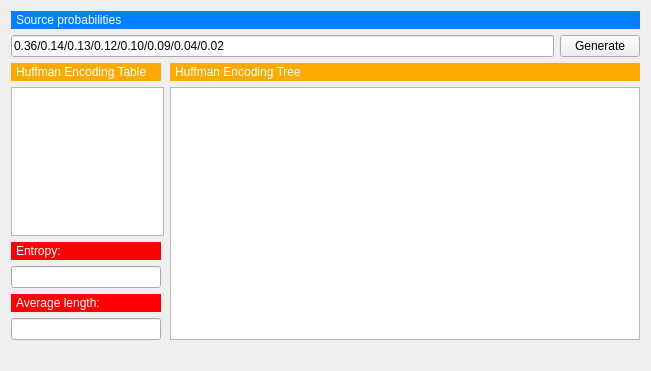
<?xml version="1.0" encoding="UTF-8"?>
<ui version="4.0">
 <class>MainWindow</class>
 <widget class="QMainWindow" name="MainWindow">
  <property name="geometry">
   <rect>
    <x>0</x>
    <y>0</y>
    <width>651</width>
    <height>371</height>
   </rect>
  </property>
  <property name="windowTitle">
   <string>Huffman Encoding</string>
  </property>
  <property name="windowIcon">
   <iconset resource="resources.qrc">
    <normaloff>:/resources/appicon.png</normaloff>:/resources/appicon.png</iconset>
  </property>
  <widget class="QWidget" name="centralWidget">
   <layout class="QVBoxLayout" name="verticalLayout_5">
    <item>
     <layout class="QVBoxLayout" name="verticalLayout_3">
      <item>
       <widget class="QLabel" name="label_6">
        <property name="styleSheet">
         <string notr="true">font: 11pt &quot;Arial&quot;;
color: rgb(255, 255, 255);
background-color: rgb(0, 128, 255);
border-style: solid; 
border-color:rgb(0,128,255);
border-width: 2px;</string>
        </property>
        <property name="text">
         <string>Source probabilities</string>
        </property>
       </widget>
      </item>
      <item>
       <layout class="QHBoxLayout" name="horizontalLayout">
        <item>
         <widget class="QLineEdit" name="lineEdit">
          <property name="styleSheet">
           <string notr="true">font: 10pt &quot;Trebuchet MS&quot;;</string>
          </property>
          <property name="text">
           <string>0.36/0.14/0.13/0.12/0.10/0.09/0.04/0.02</string>
          </property>
         </widget>
        </item>
        <item>
         <widget class="QPushButton" name="pushButton_generate">
          <property name="styleSheet">
           <string notr="true">font: 10pt &quot;Arial&quot;;</string>
          </property>
          <property name="text">
           <string>Generate</string>
          </property>
         </widget>
        </item>
       </layout>
      </item>
     </layout>
    </item>
    <item>
     <layout class="QHBoxLayout" name="horizontalLayout_2">
      <item>
       <layout class="QVBoxLayout" name="verticalLayout_2">
        <item>
         <widget class="QLabel" name="label_2">
          <property name="maximumSize">
           <size>
            <width>150</width>
            <height>16777215</height>
           </size>
          </property>
          <property name="styleSheet">
           <string notr="true">font: 10pt &quot;Arial&quot;;
color: rgb(255, 255, 255);
background-color: rgb(255, 170, 0);
border-style: solid; 
border-color:  rgb(255, 170, 0);
border-width: 2px;</string>
          </property>
          <property name="text">
           <string>Huffman Encoding Table</string>
          </property>
         </widget>
        </item>
        <item>
         <widget class="QTableView" name="tableView">
          <property name="enabled">
           <bool>true</bool>
          </property>
          <property name="minimumSize">
           <size>
            <width>100</width>
            <height>0</height>
           </size>
          </property>
          <property name="maximumSize">
           <size>
            <width>153</width>
            <height>16777215</height>
           </size>
          </property>
          <attribute name="horizontalHeaderDefaultSectionSize">
           <number>75</number>
          </attribute>
          <attribute name="verticalHeaderVisible">
           <bool>false</bool>
          </attribute>
         </widget>
        </item>
        <item>
         <widget class="QLabel" name="label_3">
          <property name="maximumSize">
           <size>
            <width>150</width>
            <height>16777215</height>
           </size>
          </property>
          <property name="styleSheet">
           <string notr="true">font: 10pt &quot;Arial&quot;;
color: rgb(255, 255, 255);
background-color: rgb(255,0,0);
border-style: solid; 
border-color:rgb(255,0, 0);
border-width: 2px;</string>
          </property>
          <property name="text">
           <string>Entropy:</string>
          </property>
         </widget>
        </item>
        <item>
         <widget class="QLineEdit" name="lineEdit_entropy">
          <property name="maximumSize">
           <size>
            <width>150</width>
            <height>16777215</height>
           </size>
          </property>
          <property name="styleSheet">
           <string notr="true">font: 10pt &quot;Arial&quot;;</string>
          </property>
         </widget>
        </item>
        <item>
         <widget class="QLabel" name="label_4">
          <property name="maximumSize">
           <size>
            <width>150</width>
            <height>16777215</height>
           </size>
          </property>
          <property name="styleSheet">
           <string notr="true">font: 10pt &quot;Arial&quot;;
color: rgb(255, 255, 255);
background-color: rgb(255,0,0);
border-style: solid; 
border-color:rgb(255,0, 0);
border-width: 2px;</string>
          </property>
          <property name="text">
           <string>Average length:</string>
          </property>
         </widget>
        </item>
        <item>
         <widget class="QLineEdit" name="lineEdit_averagelength">
          <property name="maximumSize">
           <size>
            <width>150</width>
            <height>16777215</height>
           </size>
          </property>
          <property name="styleSheet">
           <string notr="true">font: 10pt &quot;Arial&quot;;</string>
          </property>
         </widget>
        </item>
        <item>
         <widget class="QLabel" name="label_5">
          <property name="text">
           <string/>
          </property>
         </widget>
        </item>
       </layout>
      </item>
      <item>
       <layout class="QVBoxLayout" name="verticalLayout">
        <item>
         <widget class="QLabel" name="label">
          <property name="styleSheet">
           <string notr="true">font: 10pt &quot;Arial&quot;;
color: rgb(255, 255, 255);
background-color: rgb(255, 170, 0);
border-style: solid; 
border-color:  rgb(255, 170, 0);
border-width: 2px;</string>
          </property>
          <property name="text">
           <string>Huffman Encoding Tree</string>
          </property>
         </widget>
        </item>
        <item>
         <widget class="QGraphicsView" name="graphicsView"/>
        </item>
        <item>
         <spacer name="horizontalSpacer">
          <property name="orientation">
           <enum>Qt::Horizontal</enum>
          </property>
          <property name="sizeHint" stdset="0">
           <size>
            <width>40</width>
            <height>20</height>
           </size>
          </property>
         </spacer>
        </item>
       </layout>
      </item>
     </layout>
    </item>
   </layout>
  </widget>
  <widget class="QMenuBar" name="menuBar">
   <property name="geometry">
    <rect>
     <x>0</x>
     <y>0</y>
     <width>651</width>
     <height>21</height>
    </rect>
   </property>
  </widget>
 </widget>
 <layoutdefault spacing="6" margin="11"/>
 <resources>
  <include location="resources.qrc"/>
 </resources>
 <connections/>
</ui>
